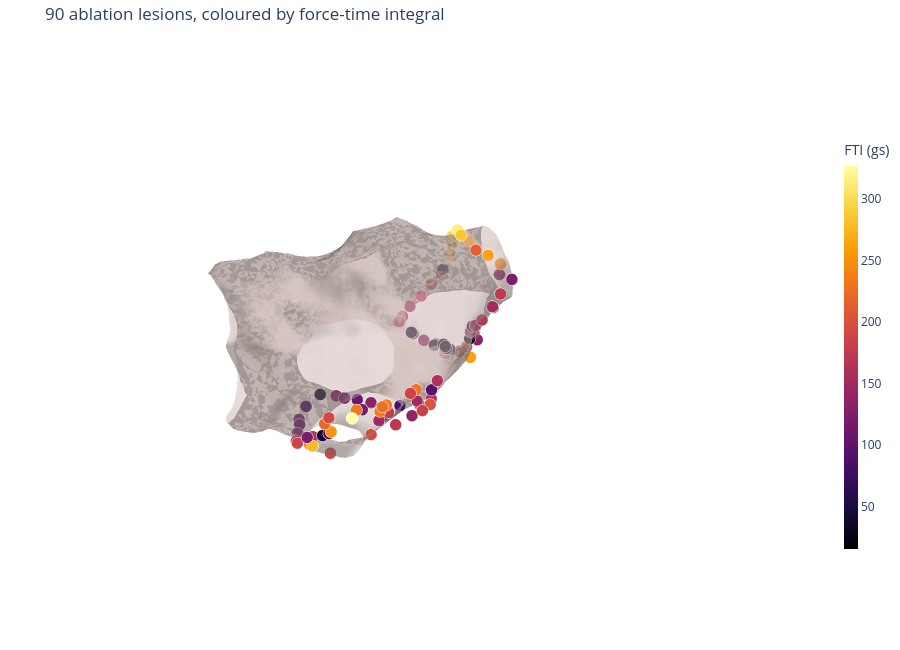

Write notebook code for a chart like this one.
### Code cell
# MEASURED. Lesion tags on the anatomy, coloured by force-time integral.
shell_faint = mesh_to_plotly(points, triangles, name="shell", opacity=0.55, showscale=False)

lesions = go.Scatter3d(
    x=tags.points[:, 0], y=tags.points[:, 1], z=tags.points[:, 2],
    mode="markers",
    marker=dict(
        size=7, color=tags.fti, colorscale="Inferno", showscale=True,
        colorbar=dict(title="FTI (gs)", thickness=14, len=0.7),
        line=dict(width=0.5, color="white"),
    ),
    text=[f"lesion {i}: {f:.0f} gs, {d:.1f} s, {p:.0f} W"
          for i, (f, d, p) in enumerate(zip(tags.fti, tags.duration, tags.max_power))],
    hoverinfo="text", name="lesions",
)

plotly_figure([shell_faint, lesions],
              title=f"{len(tags)} ablation lesions, coloured by force-time integral").show()

### Figure 1 — Plotly figure (JSON) as saved in the notebook; plotly's stock layout.template omitted (floating-point values rounded to 4 significant figures; data arrays with more than 128 entries replaced by an {"elided": "..."} marker saying what was removed)
{"data": [{"color": "rgb(200,180,175)", "flatshading": false, "i": {"elided": "10296 int values"}, "j": {"elided": "10296 int values"}, "k": {"elided": "10296 int values"}, "lighting": {"ambient": 0.55, "diffuse": 0.8, "roughness": 0.6, "specular": 0.15}, "name": "shell", "opacity": 0.55, "type": "mesh3d", "x": {"elided": "9279 float values"}, "y": {"elided": "9279 float values"}, "z": {"elided": "9279 float values"}}, {"hoverinfo": "text", "marker": {"color": [51.0, 20.0, 38.0, 152.0, 52.0, 45.0, 262.0, 188.0, 16.0, 28.0, 47.0, 183.0, 137.0, 43.0, 150.0, 168.0, 169.0, 152.0, 175.0, 199.0, 42.0, 199.0, 270.0, 272.0, 298.0, 322.0, 314.0, 287.0, 249.0, 214.0, 261.0, 243.0, 122.0, 133.0, 174.0, 153.0, 152.0, 135.0, 20.0, 170.0, 153.0, 43.0, 40.0, 138.0, 130.0, 189.0, 173.0, 135.0, 151.0, 134.0, 116.0, 109.0, 120.0, 137.0, 46.0, 89.0, 121.0, 106.0, 129.0, 155.0, 187.0, 278.0, 240.0, 121.0, 232.0, 183.0, 140.0, 204.0, 95.0, 84.0, 169.0, 185.0, 164.0, 327.0, 193.0, 220.0, 164.0, 90.0, 45.0, 253.0, 189.0, 230.0, 227.0, 235.0, 236.0, 195.0, 150.0, 179.0, 151.0, 190.0], "colorbar": {"len": 0.7, "thickness": 14, "title": {"text": "FTI (gs)"}}, "colorscale": [[0, "#000004"], [0.1111, "#1b0c41"], [0.2222, "#4a0c6b"], [0.3333, "#781c6d"], [0.4444, "#a52c60"], [0.5556, "#cf4446"], [0.6667, "#ed6925"], [0.7778, "#fb9b06"], [0.8889, "#f7d13d"], [1, "#fcffa4"]], "line": {"color": "white", "width": 0.5}, "showscale": true, "size": 7}, "mode": "markers", "name": "lesions", "text": ["lesion 0: 51 gs, 7.8 s, 31 W", "lesion 1: 20 gs, 4.1 s, 31 W", "lesion 2: 38 gs, 5.7 s, 31 W", "lesion 3: 152 gs, 22.4 s, 32 W", "lesion 4: 52 gs, 5.3 s, 31 W", "lesion 5: 45 gs, 5.8 s, 31 W", "lesion 6: 262 gs, 9.8 s, 31 W", "lesion 7: 188 gs, 13.7 s, 31 W", "lesion 8: 16 gs, 3.9 s, 31 W", "lesion 9: 28 gs, 7.5 s, 31 W", "lesion 10: 47 gs, 13.1 s, 31 W", "lesion 11: 183 gs, 16.0 s, 30 W", "lesion 12: 137 gs, 20.0 s, 31 W", "lesion 13: 43 gs, 7.1 s, 31 W", "lesion 14: 150 gs, 18.1 s, 31 W", "lesion 15: 168 gs, 15.7 s, 31 W", "lesion 16: 169 gs, 16.3 s, 31 W", "lesion 17: 152 gs, 17.3 s, 31 W", "lesion 18: 175 gs, 31.1 s, 31 W", "lesion 19: 199 gs, 28.6 s, 31 W", "lesion 20: 42 gs, 7.7 s, 31 W", "lesion 21: 199 gs, 29.7 s, 31 W", "lesion 22: 270 gs, 18.4 s, 31 W", "lesion 23: 272 gs, 18.5 s, 31 W", "lesion 24: 298 gs, 15.6 s, 31 W", "lesion 25: 322 gs, 13.4 s, 31 W", "lesion 26: 314 gs, 14.0 s, 31 W", "lesion 27: 287 gs, 16.7 s, 31 W", "lesion 28: 249 gs, 22.5 s, 31 W", "lesion 29: 214 gs, 27.7 s, 31 W", "lesion 30: 261 gs, 21.3 s, 31 W", "lesion 31: 243 gs, 22.7 s, 31 W", "lesion 32: 122 gs, 6.8 s, 31 W", "lesion 33: 133 gs, 20.5 s, 32 W", "lesion 34: 174 gs, 15.5 s, 31 W", "lesion 35: 153 gs, 16.9 s, 31 W", "lesion 36: 152 gs, 17.6 s, 31 W", "lesion 37: 135 gs, 20.7 s, 31 W", "lesion 38: 20 gs, 6.2 s, 31 W", "lesion 39: 170 gs, 15.5 s, 31 W", "lesion 40: 153 gs, 17.8 s, 31 W", "lesion 41: 43 gs, 7.5 s, 31 W", "lesion 42: 40 gs, 8.2 s, 31 W", "lesion 43: 138 gs, 20.5 s, 31 W", "lesion 44: 130 gs, 21.5 s, 31 W", "lesion 45: 189 gs, 13.3 s, 31 W", "lesion 46: 173 gs, 14.8 s, 31 W", "lesion 47: 135 gs, 20.2 s, 31 W", "lesion 48: 151 gs, 16.9 s, 31 W", "lesion 49: 134 gs, 19.2 s, 31 W", "lesion 50: 116 gs, 22.1 s, 31 W", "lesion 51: 109 gs, 23.5 s, 31 W", "lesion 52: 120 gs, 22.1 s, 31 W", "lesion 53: 137 gs, 21.3 s, 31 W", "lesion 54: 46 gs, 14.0 s, 31 W", "lesion 55: 89 gs, 25.4 s, 31 W", "lesion 56: 121 gs, 23.6 s, 31 W", "lesion 57: 106 gs, 27.2 s, 31 W", "lesion 58: 129 gs, 35.5 s, 31 W", "lesion 59: 155 gs, 32.7 s, 31 W", "lesion 60: 187 gs, 28.1 s, 31 W", "lesion 61: 278 gs, 20.5 s, 31 W", "lesion 62: 240 gs, 23.2 s, 31 W", "lesion 63: 121 gs, 11.5 s, 31 W", "lesion 64: 232 gs, 19.3 s, 31 W", "lesion 65: 183 gs, 15.0 s, 31 W", "lesion 66: 140 gs, 10.4 s, 31 W", "lesion 67: 204 gs, 14.3 s, 31 W", "lesion 68: 95 gs, 23.6 s, 31 W", "lesion 69: 84 gs, 25.9 s, 31 W", "lesion 70: 169 gs, 15.5 s, 31 W", "lesion 71: 185 gs, 14.7 s, 31 W", "lesion 72: 164 gs, 19.5 s, 31 W", "lesion 73: 327 gs, 16.0 s, 31 W", "lesion 74: 193 gs, 28.9 s, 31 W", "lesion 75: 220 gs, 29.7 s, 31 W", "lesion 76: 164 gs, 32.8 s, 31 W", "lesion 77: 90 gs, 10.5 s, 31 W", "lesion 78: 45 gs, 6.0 s, 31 W", "lesion 79: 253 gs, 25.8 s, 31 W", "lesion 80: 189 gs, 30.6 s, 31 W", "lesion 81: 230 gs, 24.8 s, 31 W", "lesion 82: 227 gs, 25.9 s, 31 W", "lesion 83: 235 gs, 23.8 s, 31 W", "lesion 84: 236 gs, 24.1 s, 31 W", "lesion 85: 195 gs, 20.0 s, 31 W", "lesion 86: 150 gs, 17.5 s, 31 W", "lesion 87: 179 gs, 15.3 s, 31 W", "lesion 88: 151 gs, 14.7 s, 31 W", "lesion 89: 190 gs, 30.8 s, 31 W"], "type": "scatter3d", "x": [-22.11, -21.02, -23.21, -24.78, -24.09, -21.87, -26.54, -27.16, -23.8, -25.04, -26.61, -24.04, -23.42, -21.06, -22.08, -22.08, -19.69, -25.77, -28.34, -30.54, -30.81, -31.24, -32.68, -32.09, -31.3, -30.56, -27.2, -23.11, -27.34, -23.01, -24.17, -26.87, -27.83, -26.88, -25.47, -24.03, -26.95, -27.01, -25.5, -23.78, -25.02, -25.77, -25.44, -24.89, -27.58, -24.48, 13.12, 14.34, 11.69, 12.21, 16.32, 14.58, 15.85, 16.3, 20.06, 25.81, 29.93, 32.33, 35.53, 38.36, 40.29, 40.52, 39.57, 41.21, 31.44, 15.11, 14.03, 11.67, 12.97, 12.0, 9.336, 8.747, 13.47, 34.69, 39.23, 39.19, 38.95, 38.73, 38.62, 38.7, 21.52, 19.11, 27.36, 26.29, 27.78, 24.17, 20.04, 16.94, 14.89, 30.23], "y": [9.592, 10.35, 4.017, 3.203, 9.476, 10.23, 15.56, 10.7, 7.197, 6.877, 5.772, 7.711, -0.606, -3.688, -3.942, -8.587, -7.564, -8.96, -6.755, -4.647, -0.298, -1.075, 0.547, 1.781, 2.452, 5.038, 7.921, 12.77, 12.08, 18.15, 21.4, 23.61, 26.98, 23.5, 25.48, 24.19, 22.27, 17.34, 15.74, 21.15, 17.85, 16.24, 16.14, 16.38, 15.54, 15.6, 24.68, 21.19, 17.66, 14.41, 15.63, 11.72, 8.045, 5.088, 3.124, 4.306, 6.622, 10.16, 13.62, 17.03, 20.3, 26.57, 24.05, 25.82, 31.49, 35.94, 31.44, 35.2, 36.74, 25.18, 33.32, 29.1, 38.93, 33.81, 31.64, 29.95, 24.77, 30.54, 27.97, 31.34, 38.36, 37.72, 35.53, 35.65, 35.15, 27.7, 26.07, 26.25, 33.98, 19.07], "z": [79.29, 81.03, 77.23, 76.46, 78.03, 79.81, 76.93, 76.3, 78.82, 77.55, 75.82, 75.69, 76.61, 79.23, 78.12, 82.32, 81.96, 84.2, 87.79, 92.01, 98.65, 96.5, 102.9, 107.7, 110.3, 113.2, 115.6, 117.2, 113.8, 114.9, 114.1, 111.4, 107.7, 108.1, 103.6, 99.61, 97.18, 83.91, 84.26, 94.04, 90.0, 88.65, 87.69, 87.32, 84.68, 81.87, 80.86, 82.1, 81.37, 81.58, 82.37, 82.43, 81.55, 80.92, 82.41, 82.4, 81.86, 83.8, 85.25, 86.67, 89.46, 92.87, 91.12, 95.4, 100.8, 93.54, 88.56, 92.91, 99.01, 86.82, 92.27, 87.36, 103.2, 101.8, 103.4, 100.7, 93.48, 98.0, 95.65, 98.98, 103.8, 103.1, 101.7, 101.7, 100.5, 86.54, 87.37, 88.19, 95.16, 78.7]}], "layout": {"height": 650, "margin": {"b": 0, "l": 0, "r": 0, "t": 40}, "paper_bgcolor": "rgba(0,0,0,0)", "scene": {"aspectmode": "data", "bgcolor": "rgba(0,0,0,0)", "xaxis": {"visible": false}, "yaxis": {"visible": false}, "zaxis": {"visible": false}}, "title": {"text": "90 ablation lesions, coloured by force-time integral"}}}
